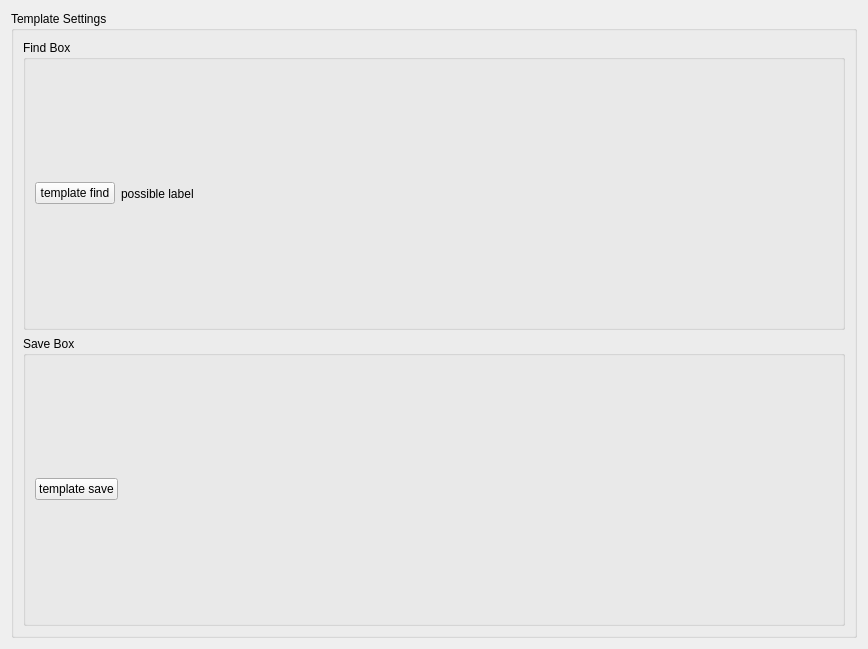
<?xml version="1.0" encoding="UTF-8"?>
<ui version="4.0">
 <class>Form</class>
 <widget class="QWidget" name="Form">
  <property name="geometry">
   <rect>
    <x>0</x>
    <y>0</y>
    <width>868</width>
    <height>649</height>
   </rect>
  </property>
  <property name="sizePolicy">
   <sizepolicy hsizetype="Expanding" vsizetype="Expanding">
    <horstretch>0</horstretch>
    <verstretch>0</verstretch>
   </sizepolicy>
  </property>
  <property name="windowTitle">
   <string>Template settings</string>
  </property>
  <layout class="QGridLayout" name="gridLayout">
   <item row="0" column="0">
    <widget class="QGroupBox" name="groupBox_general">
     <property name="title">
      <string>Template Settings</string>
     </property>
     <layout class="QVBoxLayout" name="verticalLayout">
      <item>
       <widget class="QGroupBox" name="findBox">
        <property name="title">
         <string>Find Box</string>
        </property>
        <layout class="QHBoxLayout" name="horizontalLayout">
         <item>
          <widget class="QPushButton" name="findButton">
           <property name="text">
            <string>template find</string>
           </property>
          </widget>
         </item>
         <item>
          <widget class="QLabel" name="possibleLabel">
           <property name="text">
            <string>possible label</string>
           </property>
          </widget>
         </item>
         <item>
          <spacer name="horizontalSpacer">
           <property name="orientation">
            <enum>Qt::Horizontal</enum>
           </property>
           <property name="sizeHint" stdset="0">
            <size>
             <width>40</width>
             <height>20</height>
            </size>
           </property>
          </spacer>
         </item>
        </layout>
       </widget>
      </item>
      <item>
       <widget class="QGroupBox" name="saveBox">
        <property name="title">
         <string>Save Box</string>
        </property>
        <layout class="QHBoxLayout" name="horizontalLayout_3">
         <item>
          <widget class="QPushButton" name="saveButton">
           <property name="text">
            <string>template save</string>
           </property>
          </widget>
         </item>
         <item>
          <spacer name="horizontalSpacer_2">
           <property name="orientation">
            <enum>Qt::Horizontal</enum>
           </property>
           <property name="sizeHint" stdset="0">
            <size>
             <width>40</width>
             <height>20</height>
            </size>
           </property>
          </spacer>
         </item>
        </layout>
       </widget>
      </item>
     </layout>
    </widget>
   </item>
  </layout>
 </widget>
 <resources/>
 <connections/>
</ui>
